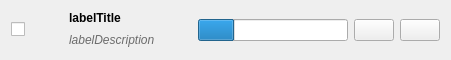
<?xml version="1.0" encoding="UTF-8"?>
<ui version="4.0">
 <class>ItemWidget</class>
 <widget class="QWidget" name="ItemWidget">
  <property name="geometry">
   <rect>
    <x>0</x>
    <y>0</y>
    <width>451</width>
    <height>60</height>
   </rect>
  </property>
  <property name="windowTitle">
   <string notr="true">ItemWidget</string>
  </property>
  <layout class="QGridLayout" name="gridLayout">
   <item row="0" column="0">
    <widget class="QCheckBox" name="checkState">
     <property name="toolTip">
      <string>Mount or unmount disk.</string>
     </property>
     <property name="text">
      <string/>
     </property>
    </widget>
   </item>
   <item row="0" column="1">
    <widget class="QLabel" name="labelIcon">
     <property name="minimumSize">
      <size>
       <width>32</width>
       <height>32</height>
      </size>
     </property>
     <property name="maximumSize">
      <size>
       <width>32</width>
       <height>32</height>
      </size>
     </property>
     <property name="text">
      <string notr="true"/>
     </property>
    </widget>
   </item>
   <item row="0" column="2">
    <layout class="QVBoxLayout" name="verticalLayout">
     <item>
      <widget class="QLabel" name="labelTitle">
       <property name="sizePolicy">
        <sizepolicy hsizetype="MinimumExpanding" vsizetype="Preferred">
         <horstretch>0</horstretch>
         <verstretch>0</verstretch>
        </sizepolicy>
       </property>
       <property name="font">
        <font>
         <weight>75</weight>
         <bold>true</bold>
        </font>
       </property>
       <property name="text">
        <string notr="true">labelTitle</string>
       </property>
      </widget>
     </item>
     <item>
      <widget class="QLabel" name="labelDescription">
       <property name="sizePolicy">
        <sizepolicy hsizetype="MinimumExpanding" vsizetype="MinimumExpanding">
         <horstretch>0</horstretch>
         <verstretch>0</verstretch>
        </sizepolicy>
       </property>
       <property name="font">
        <font>
         <italic>true</italic>
        </font>
       </property>
       <property name="styleSheet">
        <string notr="true">color:rgba(0,0,0,140);</string>
       </property>
       <property name="text">
        <string notr="true">labelDescription</string>
       </property>
       <property name="wordWrap">
        <bool>true</bool>
       </property>
      </widget>
     </item>
    </layout>
   </item>
   <item row="0" column="4">
    <widget class="QPushButton" name="pushEdit">
     <property name="toolTip">
      <string>Edit</string>
     </property>
     <property name="text">
      <string/>
     </property>
    </widget>
   </item>
   <item row="0" column="5">
    <widget class="QPushButton" name="pushDelete">
     <property name="toolTip">
      <string>Delete</string>
     </property>
     <property name="text">
      <string/>
     </property>
    </widget>
   </item>
   <item row="0" column="3">
    <widget class="QProgressBar" name="progressBar">
     <property name="sizePolicy">
      <sizepolicy hsizetype="Fixed" vsizetype="Fixed">
       <horstretch>0</horstretch>
       <verstretch>0</verstretch>
      </sizepolicy>
     </property>
     <property name="minimumSize">
      <size>
       <width>150</width>
       <height>0</height>
      </size>
     </property>
     <property name="value">
      <number>24</number>
     </property>
     <property name="format">
      <string/>
     </property>
    </widget>
   </item>
  </layout>
 </widget>
 <tabstops>
  <tabstop>checkState</tabstop>
  <tabstop>pushEdit</tabstop>
  <tabstop>pushDelete</tabstop>
 </tabstops>
 <resources/>
 <connections/>
</ui>
